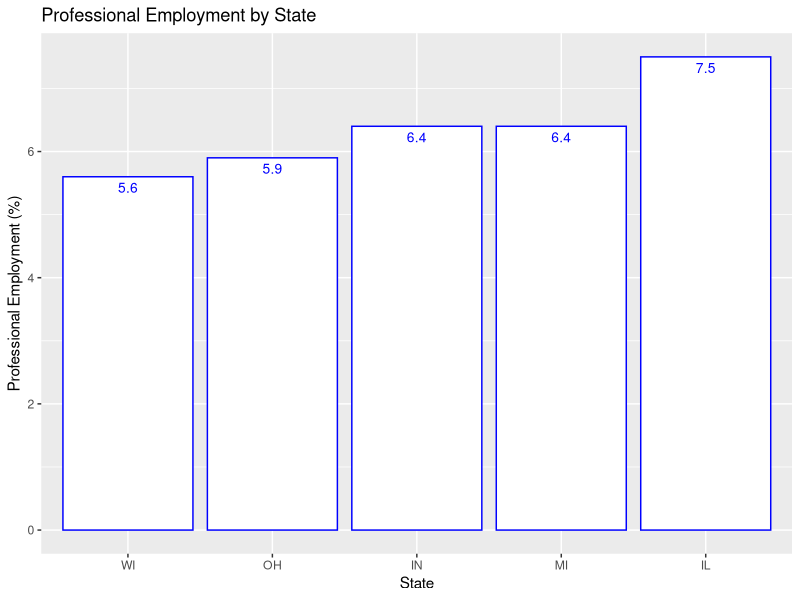
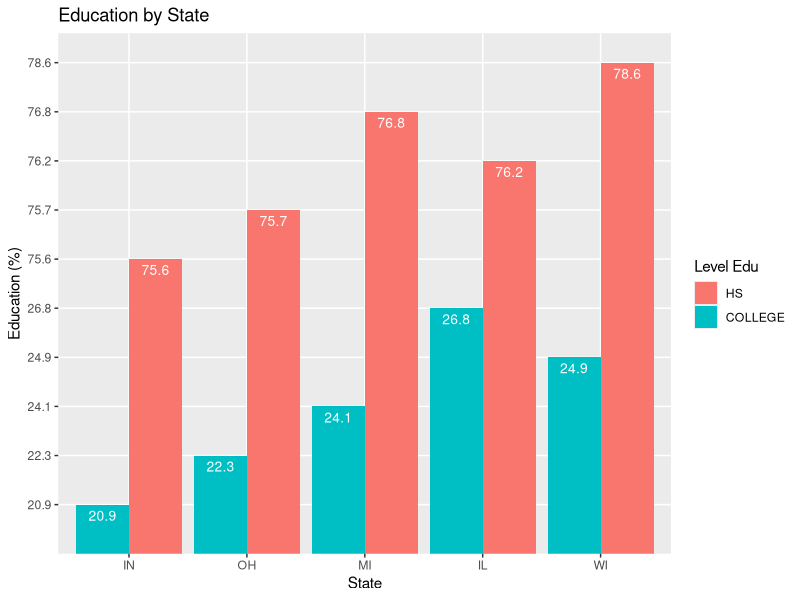

Generate these figures, in order, with R:
### Code for CSE-6242 (Data and Visual Analytics) Homework 2 ###
# dgiron3
# =============================== #
# Problem 1 #
library(ggplot2)
library(plyr)
data("midwest")

prof_employ <- function(){
  # Create new data frame to include only necessary columns (state, popadults, percprof) ...
  # ... then create new column with population of people with professional employment
  mw.prof = midwest[,c("state","popadults","percprof")]
  mw.prof$proftotal = mw.prof$popadults*mw.prof$percprof/100
  
  # Create new data frame with grouping by state with populations sums (popadults, proftotal)...
  # ... then create new aggregated percentage of professional employment column
  mw.prof.group = ddply(mw.prof, ~state, summarize, popadults=sum(popadults), proftotal=sum(proftotal))
  mw.prof.group$percprof = round(mw.prof.group$proftotal/mw.prof.group$popadults*100, 1)
  
  
  # Graphical representation
  ggplot(data = mw.prof.group, aes(x = reorder(state,percprof), percprof)) +
    geom_bar(stat = "identity", fill = 'white', color = 'blue') +
    geom_text(aes(label = percprof), vjust = 1.6, color = 'blue', size = 3.5) +
    labs(x = 'State', y = 'Professional Employment (%)', title = 'Professional Employment by State')
}

prof_employ()

# =============================== #
# Problem 2 #
library(reshape2)
percedu <- function(){
  # Create new data frame to include only necessary columns (state, popadults, perchsd, percollege) ...
  # ... then create new column with population of people high school and college educations
  mw.edu = midwest[,c("state","popadults","perchsd","percollege")]
  mw.edu$hsdtotal = mw.edu$popadults*mw.edu$perchsd/100
  mw.edu$collegetotal = mw.edu$popadults*mw.edu$percollege/100
  
  # Create new data frame with grouping by state with populations sums (popadults, hsdtotal, college total)...
  # ... then create new aggregated percentage of high school and college education columns
  mw.edu.group = ddply(mw.edu, ~state, summarize, popadults=sum(popadults), hsdtotal=sum(hsdtotal), collegetotal=sum(collegetotal))
  mw.edu.group$HS = round(mw.edu.group$hsdtotal/mw.edu.group$popadults*100, 1)
  mw.edu.group$COLLEGE = round(mw.edu.group$collegetotal/mw.edu.group$popadults*100, 1)
  
  # Reformate data to be in long format
  mw.edu.group.long <- melt(mw.edu.group,id.vars=c("state","popadults","hsdtotal","collegetotal"))
  
  # Graphical representation
  ggplot(data = mw.edu.group.long, aes(x = reorder(state, value), y = reorder(value, value), fill = factor(variable))) +
    geom_bar(position = 'dodge', stat = 'identity') + 
    geom_text(aes(label = value), vjust = 1.6, color = 'white', position = position_dodge(0.9), size = 3.5) +
    scale_fill_discrete(name = 'Level Edu') +
    labs(x = 'State', y = 'Education (%)', title = 'Education by State')
  
}

percedu()

# =============================== #
# Problem 3 #
boxhisto <- function(){
  SD20 = rnorm(500, mean = 0, sd = 20)
  SD50 = rnorm(500, mean = 0, sd = 50)
  N100 = rnorm(100, mean = 0, sd = 50)
  N50 = rnorm(50, mean = 0, sd = 50)
  test_data = data.frame(SD20, SD50, N100, N50)
  boxplot(test_data, main = "Box Plot Example (SD = 20/50)")
  hist(SD20, main = "Histogram Example (N = 500)", breaks = 20)
  hist(SD50, main = "Histogram Example (SD = 50)", breaks = 20)
  hist(N50, main = "Histogram Example (N = 50)", breaks = 20)
}

#boxhisto()

# =============================== #
# Problem 4 #
file_size_test <- function(nstart,nend){
  # Initiallize arrays (one for each file type and N array for history tracking and the final plot)
  n = nstart
  N = rep(0, times = 0)
  ps = rep(0, times = 0)
  pdf = rep(0, times = 0)
  jpeg = rep(0, times = 0)
  png = rep(0, times = 0)
  while(n<nend){
    # Generate random points using runif() function given the size of n
    x = runif(n)
    y = runif(n)
    # Tag a file size for each file type given the size of n.  
    # File size will be placed into each file type array respectively
    jpeg('jpeg.jpeg')
    plot(x,y,main = paste("jpeg: N =",n))
    dev.off()
    jpeg = c(jpeg,file.size("jpeg.jpeg"))
    pdf('pdf.pdf')
    plot(x,y,main = paste("pdf: N =",n))
    dev.off()
    pdf = c(pdf,file.size("pdf.pdf"))
    postscript('ps.ps')
    plot(x,y,main = paste("ps: N =",n))
    dev.off()
    ps = c(ps,file.size("ps.ps"))
    png('png.png')
    plot(x,y,main = paste("png: N =",n))
    dev.off()
    png = c(png,file.size("png.png"))
    # Include n into N array and increment N by 1000
    N = c(N,n)
    if(n == nstart){
      plot(x,y, main = paste("n =",n))
    }
    if(n == nstart+5000){
      plot(x,y, main = paste("n =",n))
    }
    if(n == nstart+70000){
      plot(x,y, main = paste("n =",n))
    }
    n = n + 1000
  }
  # Create data frame including all of the arrays
  file_size = data.frame(N = N, jpeg = jpeg, png = png, pdf = pdf, ps = ps)
  # plot the data of file size vs n
  ggplot(data = file_size, aes(N,y = Size, color = variable)) +
    geom_line(aes(y = jpeg, col = "jpeg")) +
    geom_line(aes(y = pdf, col = "pdf")) +
    geom_line(aes(y = ps, col = "ps")) +
    geom_line(aes(y = png, col = "png"))
}

#file_size_test(100,80000)

# =============================== #
# Problem 5 #
data("diamonds")
diamonds$numcolor = as.numeric(diamonds$color)

dmnds.colorhist <- function(){
  ggplot(data = diamonds, aes(x = numcolor)) + 
    geom_histogram(binwidth = 1, colour = 'white', fill = 'blue') +
    labs(x = 'Ordinal Color Value', title = 'Color Histogram')
}

dmnds.carathist <- function(){
  ggplot(data = diamonds, aes(x = carat)) +
    geom_histogram(binwidth = 0.25, colour = 'gold', fill = 'purple') +
    labs(x = 'carat', title = 'Carat Histogram')
}

dmnds.pricehist <- function(){
  ggplot(data = diamonds, aes(x = price)) +
    geom_histogram(binwidth = 1000, colour = 'gold', fill = 'forestgreen') +
    labs(x = 'price', title = 'Price Histogram')
}

dmnds.3way <- function(){
  ggplot(data = diamonds, aes(x = carat, y = price)) + geom_point(colour = 'blue', size = 0.3) + facet_wrap(~color)
}

# dmnds.colorhist()
# dmnds.carathist()
# dmnds.pricehist()
# dmnds.3way()